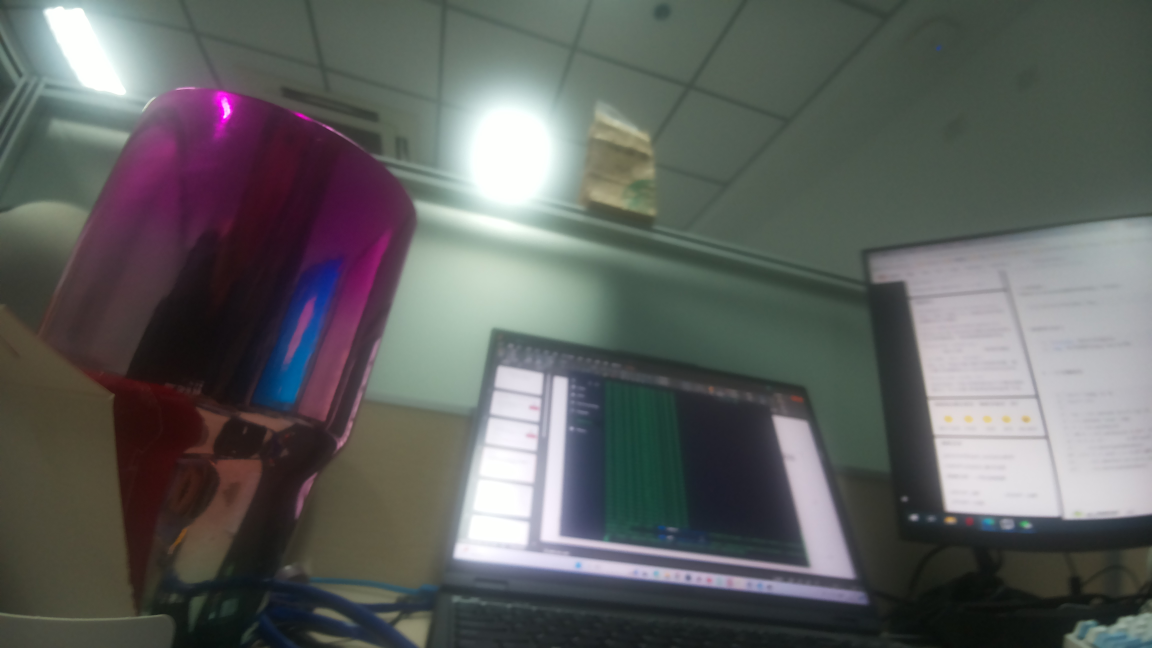
#> input picture high-level/Commu/Picamera2/test.jpg, 4608 x 2592 px (shown at 1/4 size)
$ python -i test.py   (imports and definitions only)
#> lines starting #> are read from the running program, lines starting #| are printed output that depends on the picture; after the words box and inside, x2 and y2 are one past the last pixel; in counts of white or black regions, pixels touching at a corner belong together
#> further down, picture is the input picture: shape (2592, 4608, 3); mean B, G, R 94.7, 96.2, 94.4
import cv2
import numpy as np
import socket
import struct

USEPORT = 1234
T = 20

def gray_center(img):
    img_gray = cv2.cvtColor(img, cv2.COLOR_BGR2GRAY)
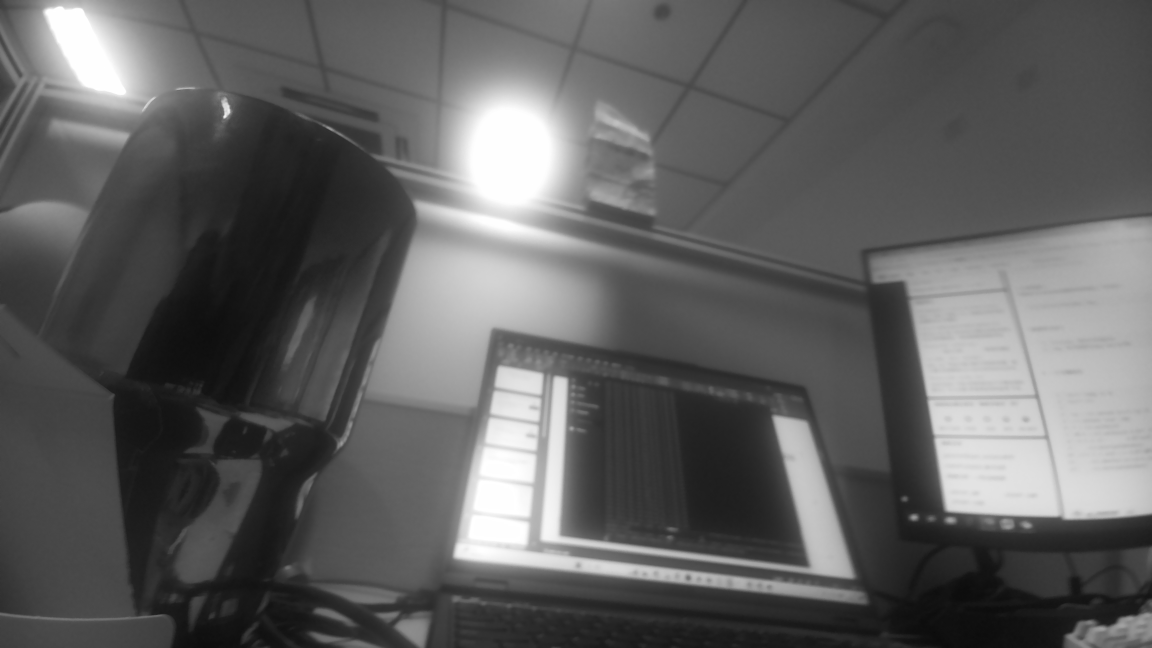
#> img_gray: shape (2592, 4608) (shown at 1/4 size); min 9, max 255, mean 95.5
    _, img_gray = cv2.threshold(img_gray, T, 255, cv2.THRESH_BINARY)
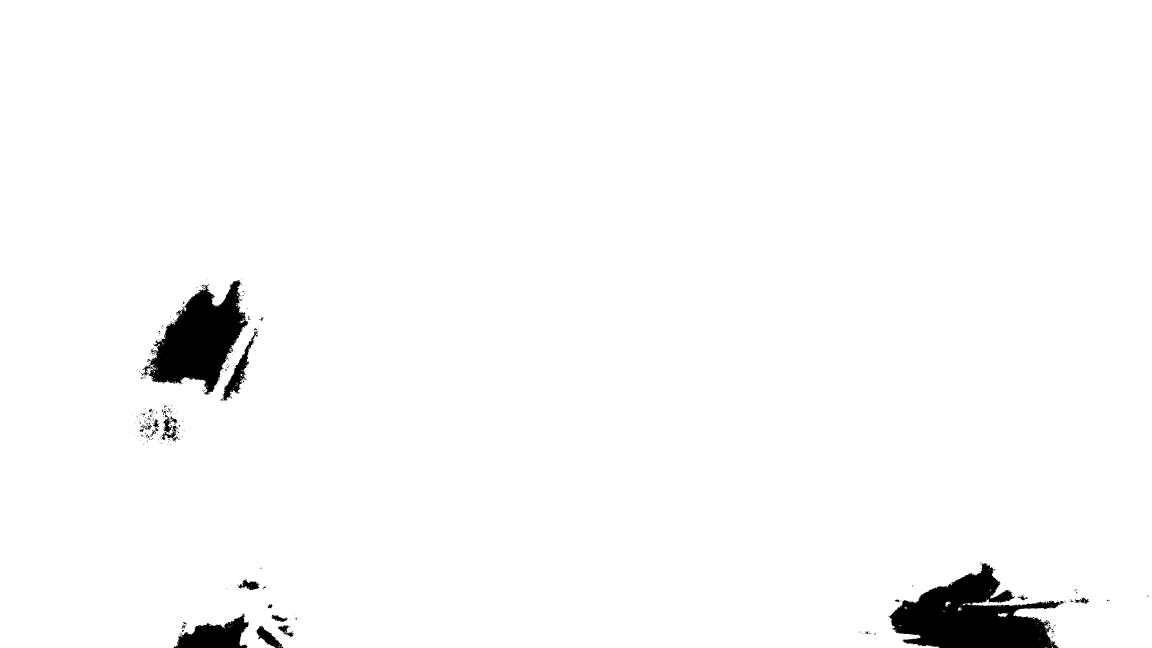
#> img_gray: shape (2592, 4608) (shown at 1/4 size); 97.7% white; 572 black regions (500 under 20 px), largest, box (x1, y1, x2, y2) and area: (3554, 2252, 4257, 2592) 129564, (595, 1120, 993, 1579) 96044, (695, 2454, 995, 2592) 23113
    M = cv2.moments(img_gray)
#> M = moments, m00 2.98e+09, centre m10/m00, m01/m00 = (2303.8, 1278.1)
    if M["m00"] == 0:
        return (0, 0)
    cX = int(M["m10"] / M["m00"])
#> cX = 2303
    cY = int(M["m01"] / M["m00"])
#> cY = 1278
    return (cX, cY)

def main():
    capture = cv2.VideoCapture(0)
    if not capture.isOpened():
        print("fail to open camera!")
        return

    server_socket = socket.socket(socket.AF_INET, socket.SOCK_STREAM)
    server_socket.bind(('', USEPORT))
    server_socket.listen(1)

    print("Listening on port", USEPORT)

    client_socket, _ = server_socket.accept()

    while True:
        ret, frame = capture.read()
        if not ret:
            break

        center = gray_center(frame)
        data = frame.tobytes()
        point_data = struct.pack("ii", center[0], center[1])

        client_socket.send(data)
        client_socket.send(point_data)

    client_socket.close()
    server_socket.close()

# [2 lines not run here, left out]

>>> import cv2
>>> picture = cv2.imread('../../Picamera2/test.jpg')
>>> result = gray_center(picture)
#> result = (2303, 1278)
